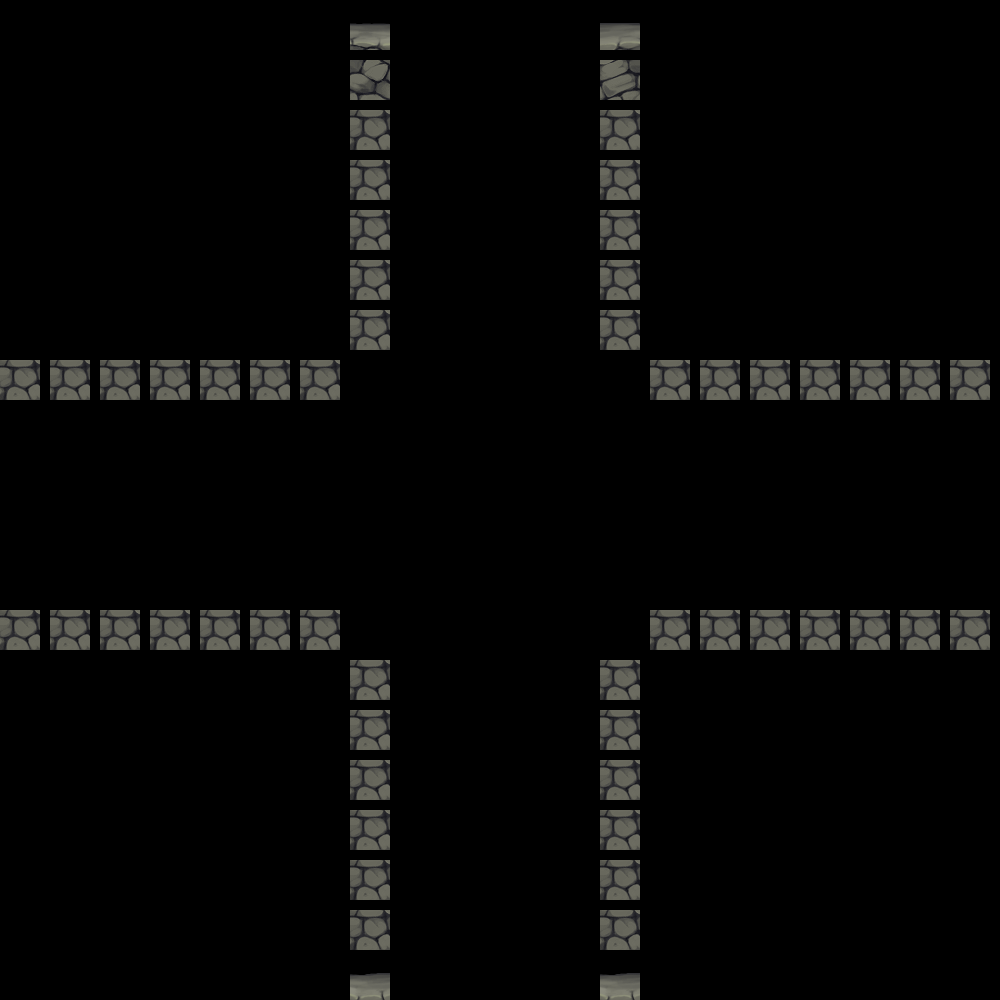

Below is a game level as drawn by its tile map, then a one-line description and the .tmx file that defines it, in full:
An orthogonal 20x20 tile map with 50x50 px tiles, 1 tile layer (BackGround), 2 tilesets.

<map version="2017.05.26" orientation="orthogonal" renderorder="right-down" width="20" height="20" tilewidth="50" tileheight="50" nextobjectid="1">
 <tileset firstgid="1" source="abc.tsx" />
 <tileset firstgid="10" source="ab.tsx" />
 <layer name="BackGround" width="20" height="20">
  <data encoding="csv">
0,0,0,0,0,0,0,6,0,0,0,0,5,0,0,0,0,0,0,0,
0,0,0,0,0,0,0,9,0,0,0,0,8,0,0,0,0,0,0,0,
0,0,0,0,0,0,0,7,0,0,0,0,7,0,0,0,0,0,0,0,
0,0,0,0,0,0,0,7,0,0,0,0,7,0,0,0,0,0,0,0,
0,0,0,0,0,0,0,7,0,0,0,0,7,0,0,0,0,0,0,0,
0,0,0,0,0,0,0,7,0,0,0,0,7,0,0,0,0,0,0,0,
0,0,0,0,0,0,0,7,0,0,0,0,7,0,0,0,0,0,0,0,
7,7,7,7,7,7,7,0,0,0,0,0,0,7,7,7,7,7,7,7,
0,0,0,0,0,0,0,0,0,0,0,0,0,0,0,0,0,0,0,0,
0,0,0,0,0,0,0,0,0,0,0,0,0,0,0,0,0,0,0,0,
0,0,0,0,0,0,0,0,0,0,0,0,0,0,0,0,0,0,0,0,
0,0,0,0,0,0,0,0,0,0,0,0,0,0,0,0,0,0,0,0,
7,7,7,7,7,7,7,0,0,0,0,0,0,7,7,7,7,7,7,7,
0,0,0,0,0,0,0,7,0,0,0,0,7,0,0,0,0,0,0,0,
0,0,0,0,0,0,0,7,0,0,0,0,7,0,0,0,0,0,0,0,
0,0,0,0,0,0,0,7,0,0,0,0,7,0,0,0,0,0,0,0,
0,0,0,0,0,0,0,7,0,0,0,0,7,0,0,0,0,0,0,0,
0,0,0,0,0,0,0,7,0,0,0,0,7,0,0,0,0,0,0,0,
0,0,0,0,0,0,0,7,0,0,0,0,7,0,0,0,0,0,0,0,
0,0,0,0,0,0,0,4,0,0,0,0,4,0,0,0,0,0,0,0
</data>
 </layer>
</map>
